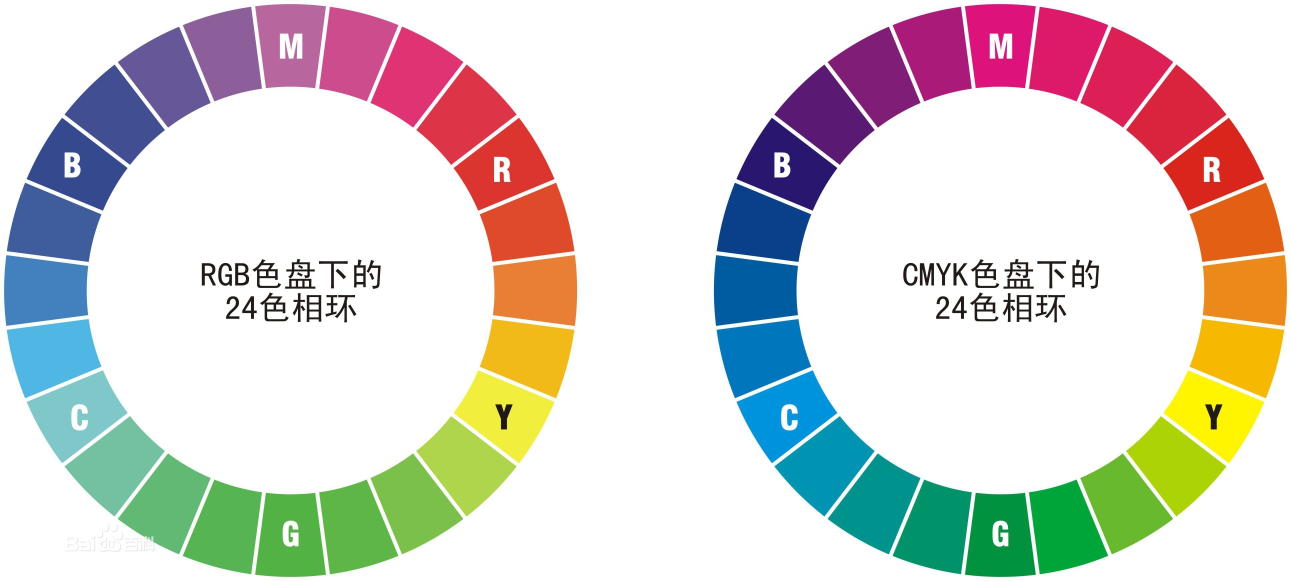
#> input picture picture.jpg, 3873 x 1743 px (shown at 1/3 size)
$ python 'Canny边缘检测.py'
#> lines starting #> are read from the running program, lines starting #| are printed output that depends on the picture
import cv2
import numpy as np

"""
Canny边缘检测（得到边缘图像）（边缘信息数量可控）
    Canny = 去噪 → 梯度 → 非极大值抑制 → 滞后阈值
    函数 Canny
    deges = cv2.Canny(img, threshold1, threshold2)
        deges - 边界图像
        threshold1 - minVal最小阈值
        threshold2 - maxVal最大阈值
"""

img = cv2.resize(cv2.imread('./picture.jpg', cv2.IMREAD_GRAYSCALE), (640, 480))
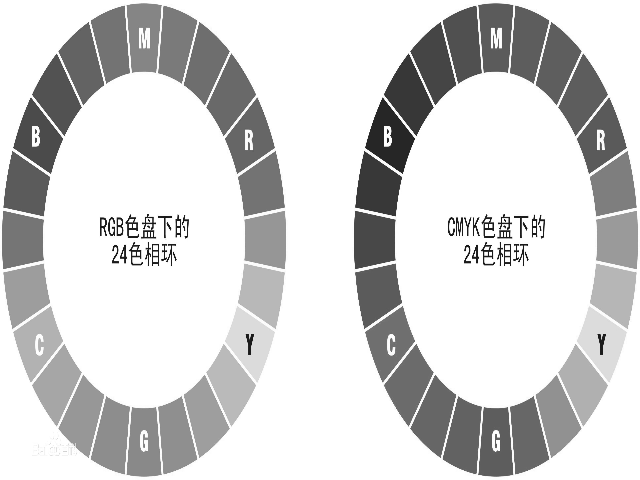
#> img: shape (480, 640); min 9, max 255, mean 210.8

# 阈值都比较大 -> 细节少
canny_Low = cv2.Canny(img, 100, 200)
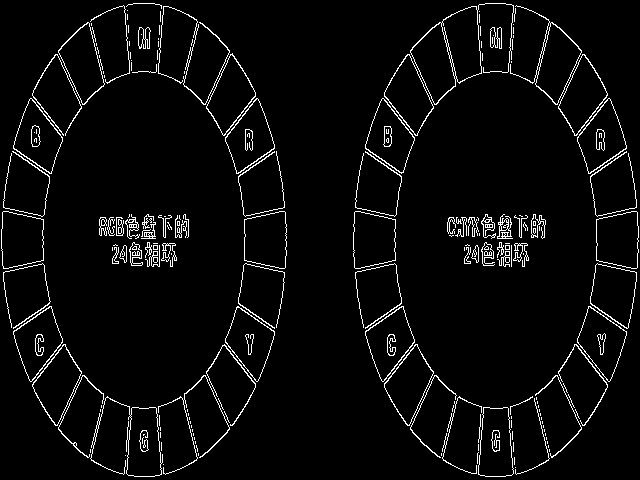
#> canny_Low: shape (480, 640); 4.2% white in thin lines or dots
cv2.imshow('Canny_Low', canny_Low)
# 阈值都比较小 -> 细节多
canny_More = cv2.Canny(img, 10, 80)
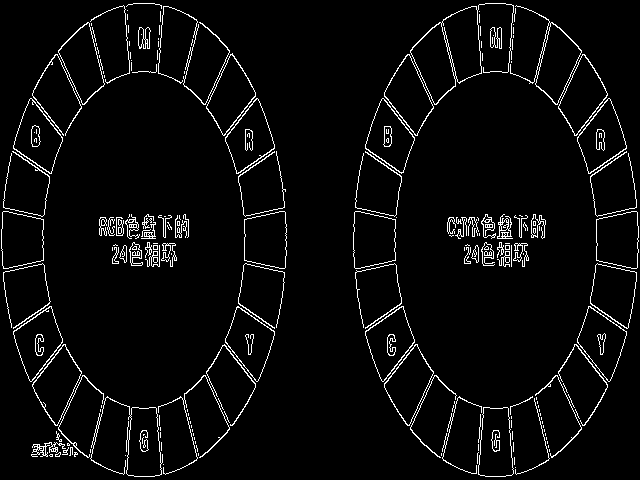
#> canny_More: shape (480, 640); 4.3% white in thin lines or dots
cv2.imshow('Canny_More', canny_More)

cv2.waitKey(0)
cv2.destroyAllWindows()
